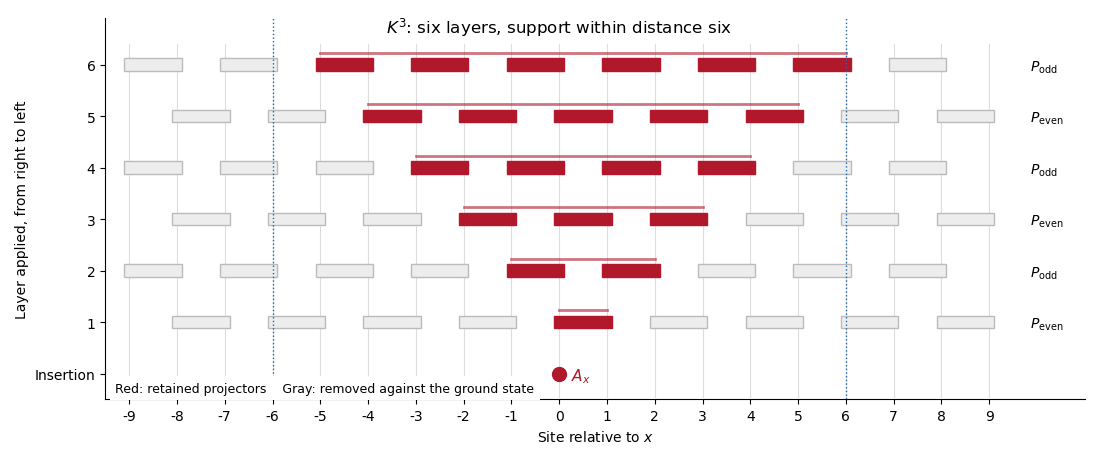

Source code (Python):
"""Projector cone; tested with Python 3.14, NumPy 2.3.5, Matplotlib 3.10.7.
The only figure output is its PNG basename in the current working directory.
The caller controls MPLCONFIGDIR.
"""
from pathlib import Path
import matplotlib
matplotlib.use("Agg")
import matplotlib.pyplot as plt
from matplotlib.patches import Rectangle

n, x, layers = 19, 9, 6
fig, ax = plt.subplots(figsize=(11, 4.6), dpi=100, facecolor="white")
for j in range(n):
    ax.plot([j, j], [-.45, layers+.4], color="#dddddd", linewidth=.8, zorder=0)
support = {x}
ax.scatter([x], [0], s=100, color="#b2182b", zorder=3)
ax.text(x+.25, -.12, r"$A_x$", color="#b2182b", fontsize=11)
for step in range(1, layers+1):
    # Rightmost P_even goes first: pairs (2,3), (4,5), ... in one-based labels.
    first = 1 if step % 2 else 0
    bonds = [(i, i+1) for i in range(first, n-1, 2)]
    retained = [(a,b) for a,b in bonds if a in support or b in support]
    for a,b in bonds:
        keep = (a,b) in retained
        ax.add_patch(Rectangle((a-.10, step-.12), 1.20, .24,
                     facecolor="#b2182b" if keep else "#ededed",
                     edgecolor="#b2182b" if keep else "#bbbbbb", linewidth=1))
    support |= {j for pair in retained for j in pair}
    ax.plot([min(support), max(support)], [step+.23]*2, color="#b2182b", alpha=.6, linewidth=2)
    label = r"$P_{\mathrm{even}}$" if step % 2 else r"$P_{\mathrm{odd}}$"
    ax.text(n-.15, step-.04, label, va="center", fontsize=10)
ax.axvline(x-6, color="#2166ac", linestyle=":", linewidth=1)
ax.axvline(x+6, color="#2166ac", linestyle=":", linewidth=1)
ax.text(x, layers+.62, r"$K^3$: six layers, support within distance six", ha="center", fontsize=12)
ax.set_xticks(range(n))
ax.set_xticklabels([str(j-x) for j in range(n)])
ax.set(xlabel=r"Site relative to $x$", xlim=(-.5,n+1.0), ylim=(-.5,layers+.9))
ax.set_yticks(range(layers+1))
ax.set_yticklabels(["Insertion"]+[str(i) for i in range(1,layers+1)])
ax.set_ylabel("Layer applied, from right to left")
ax.text(.01,.02,"Red: retained projectors    Gray: removed against the ground state", transform=ax.transAxes, fontsize=9, bbox=dict(facecolor="white", edgecolor="none"))
for spine in ["top","right"]:ax.spines[spine].set_visible(False)
fig.tight_layout(pad=1.1)
fig.savefig(Path.cwd() / "paper-67-projector-cone.png", dpi=100, facecolor="white", transparent=False)
plt.close(fig)
